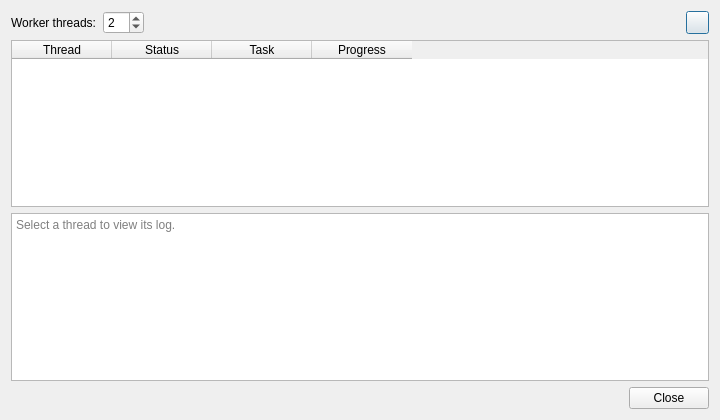
<?xml version="1.0" encoding="UTF-8"?>
<ui version="4.0">
 <class>ThreadDisplayDialog</class>
 <widget class="QDialog" name="ThreadDisplayDialog">
  <property name="geometry">
   <rect>
    <x>0</x>
    <y>0</y>
    <width>720</width>
    <height>420</height>
   </rect>
  </property>
  <property name="windowTitle">
   <string>Plugin Tasks</string>
  </property>
  <layout class="QVBoxLayout" name="verticalLayout">
   <item>
    <layout class="QHBoxLayout" name="horizontalLayout_threads">
     <item>
      <widget class="QLabel" name="label_threadCount">
       <property name="text">
        <string>Worker threads:</string>
       </property>
      </widget>
     </item>
     <item>
      <widget class="QSpinBox" name="spinBox_threadCount">
       <property name="minimum">
        <number>1</number>
       </property>
       <property name="maximum">
        <number>32</number>
       </property>
       <property name="value">
        <number>2</number>
       </property>
      </widget>
     </item>
     <item>
      <spacer name="horizontalSpacer">
       <property name="orientation">
        <enum>Qt::Horizontal</enum>
       </property>
       <property name="sizeHint" stdset="0">
        <size>
         <width>40</width>
         <height>20</height>
        </size>
       </property>
      </spacer>
     </item>
     <item>
      <widget class="QPushButton" name="pushButton_addNThreads">
       <property name="minimumSize">
        <size>
         <width>23</width>
         <height>23</height>
        </size>
       </property>
       <property name="maximumSize">
        <size>
         <width>23</width>
         <height>16777215</height>
        </size>
       </property>
       <property name="toolTip">
        <string>Execute All Morphology</string>
       </property>
       <property name="autoFillBackground">
        <bool>false</bool>
       </property>
       <property name="styleSheet">
        <string notr="true">    QPushButton {
        text-align: left;
    }</string>
       </property>
       <property name="text">
        <string/>
       </property>
       <property name="icon">
        <iconset resource="resources.qrc">
         <normaloff>:/plugins/src/mhm_qgis/Resources/run.png</normaloff>:/plugins/src/mhm_qgis/Resources/run.png</iconset>
       </property>
      </widget>
     </item>
    </layout>
   </item>
   <item>
    <widget class="QTableWidget" name="tableWidget_threads">
     <property name="editTriggers">
      <set>QAbstractItemView::NoEditTriggers</set>
     </property>
     <property name="selectionBehavior">
      <enum>QAbstractItemView::SelectRows</enum>
     </property>
     <column>
      <property name="text">
       <string>Thread</string>
      </property>
     </column>
     <column>
      <property name="text">
       <string>Status</string>
      </property>
     </column>
     <column>
      <property name="text">
       <string>Task</string>
      </property>
     </column>
     <column>
      <property name="text">
       <string>Progress</string>
      </property>
     </column>
    </widget>
   </item>
   <item>
    <widget class="QPlainTextEdit" name="plainTextEdit_threadLog">
     <property name="readOnly">
      <bool>true</bool>
     </property>
     <property name="placeholderText">
      <string>Select a thread to view its log.</string>
     </property>
    </widget>
   </item>
   <item>
    <widget class="QDialogButtonBox" name="buttons">
     <property name="standardButtons">
      <set>QDialogButtonBox::Close</set>
     </property>
    </widget>
   </item>
  </layout>
 </widget>
 <resources>
  <include location="resources.qrc"/>
 </resources>
 <connections>
  <connection>
   <sender>buttons</sender>
   <signal>rejected()</signal>
   <receiver>ThreadDisplayDialog</receiver>
   <slot>reject()</slot>
   <hints>
    <hint type="sourcelabel">
     <x>20</x>
     <y>20</y>
    </hint>
    <hint type="destinationlabel">
     <x>20</x>
     <y>20</y>
    </hint>
   </hints>
  </connection>
 </connections>
</ui>
